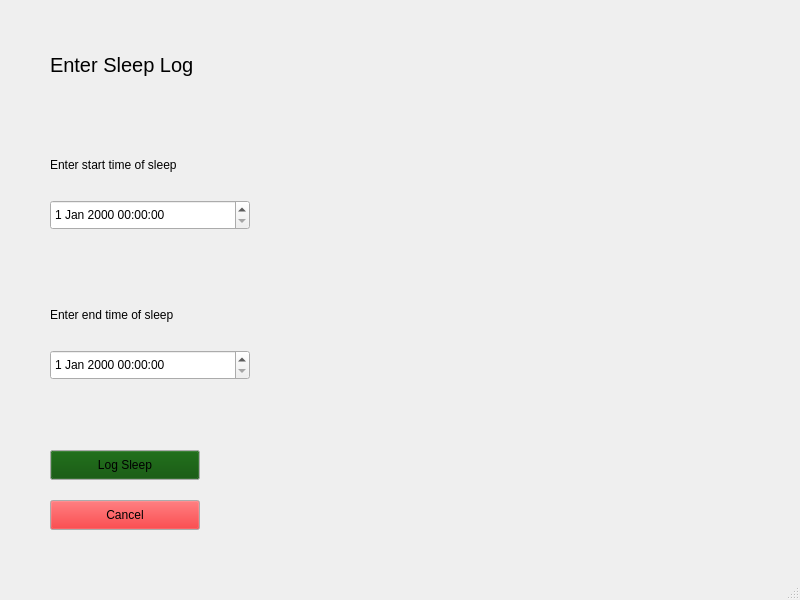
<?xml version="1.0" encoding="UTF-8"?>
<ui version="4.0">
 <class>MainWindow</class>
 <widget class="QMainWindow" name="MainWindow">
  <property name="geometry">
   <rect>
    <x>0</x>
    <y>0</y>
    <width>800</width>
    <height>600</height>
   </rect>
  </property>
  <property name="windowTitle">
   <string>MainWindow</string>
  </property>
  <widget class="QWidget" name="centralwidget">
   <widget class="QDateTimeEdit" name="sleepStartLog">
    <property name="geometry">
     <rect>
      <x>50</x>
      <y>200</y>
      <width>200</width>
      <height>30</height>
     </rect>
    </property>
   </widget>
   <widget class="QDateTimeEdit" name="sleepEndLog">
    <property name="geometry">
     <rect>
      <x>50</x>
      <y>350</y>
      <width>200</width>
      <height>30</height>
     </rect>
    </property>
   </widget>
   <widget class="QLabel" name="title">
    <property name="geometry">
     <rect>
      <x>50</x>
      <y>50</y>
      <width>300</width>
      <height>30</height>
     </rect>
    </property>
    <property name="font">
     <font>
      <pointsize>15</pointsize>
     </font>
    </property>
    <property name="text">
     <string>Enter Sleep Log</string>
    </property>
   </widget>
   <widget class="QPushButton" name="logSleep">
    <property name="geometry">
     <rect>
      <x>50</x>
      <y>450</y>
      <width>150</width>
      <height>30</height>
     </rect>
    </property>
    <property name="palette">
     <palette>
      <active>
       <colorrole role="Button">
        <brush brushstyle="SolidPattern">
         <color alpha="255">
          <red>5</red>
          <green>77</green>
          <blue>0</blue>
         </color>
        </brush>
       </colorrole>
      </active>
      <inactive>
       <colorrole role="Button">
        <brush brushstyle="SolidPattern">
         <color alpha="255">
          <red>5</red>
          <green>77</green>
          <blue>0</blue>
         </color>
        </brush>
       </colorrole>
      </inactive>
      <disabled>
       <colorrole role="Button">
        <brush brushstyle="SolidPattern">
         <color alpha="255">
          <red>5</red>
          <green>77</green>
          <blue>0</blue>
         </color>
        </brush>
       </colorrole>
      </disabled>
     </palette>
    </property>
    <property name="text">
     <string>Log Sleep</string>
    </property>
   </widget>
   <widget class="QPushButton" name="cancelLog">
    <property name="geometry">
     <rect>
      <x>50</x>
      <y>500</y>
      <width>150</width>
      <height>30</height>
     </rect>
    </property>
    <property name="palette">
     <palette>
      <active>
       <colorrole role="Button">
        <brush brushstyle="SolidPattern">
         <color alpha="255">
          <red>240</red>
          <green>0</green>
          <blue>4</blue>
         </color>
        </brush>
       </colorrole>
      </active>
      <inactive>
       <colorrole role="Button">
        <brush brushstyle="SolidPattern">
         <color alpha="255">
          <red>240</red>
          <green>0</green>
          <blue>4</blue>
         </color>
        </brush>
       </colorrole>
      </inactive>
      <disabled>
       <colorrole role="Button">
        <brush brushstyle="SolidPattern">
         <color alpha="255">
          <red>240</red>
          <green>0</green>
          <blue>4</blue>
         </color>
        </brush>
       </colorrole>
      </disabled>
     </palette>
    </property>
    <property name="text">
     <string>Cancel</string>
    </property>
   </widget>
   <widget class="QLabel" name="sleepStartTitle">
    <property name="geometry">
     <rect>
      <x>50</x>
      <y>150</y>
      <width>300</width>
      <height>30</height>
     </rect>
    </property>
    <property name="font">
     <font>
      <pointsize>9</pointsize>
     </font>
    </property>
    <property name="text">
     <string>Enter start time of sleep</string>
    </property>
   </widget>
   <widget class="QLabel" name="sleepEndTitle">
    <property name="geometry">
     <rect>
      <x>50</x>
      <y>300</y>
      <width>300</width>
      <height>30</height>
     </rect>
    </property>
    <property name="font">
     <font>
      <pointsize>9</pointsize>
     </font>
    </property>
    <property name="text">
     <string>Enter end time of sleep</string>
    </property>
   </widget>
   <widget class="QLabel" name="notif">
    <property name="geometry">
     <rect>
      <x>500</x>
      <y>200</y>
      <width>200</width>
      <height>100</height>
     </rect>
    </property>
    <property name="text">
     <string/>
    </property>
   </widget>
  </widget>
  <widget class="QMenuBar" name="menubar">
   <property name="geometry">
    <rect>
     <x>0</x>
     <y>0</y>
     <width>800</width>
     <height>33</height>
    </rect>
   </property>
  </widget>
  <widget class="QStatusBar" name="statusbar"/>
 </widget>
 <resources/>
 <connections/>
</ui>
